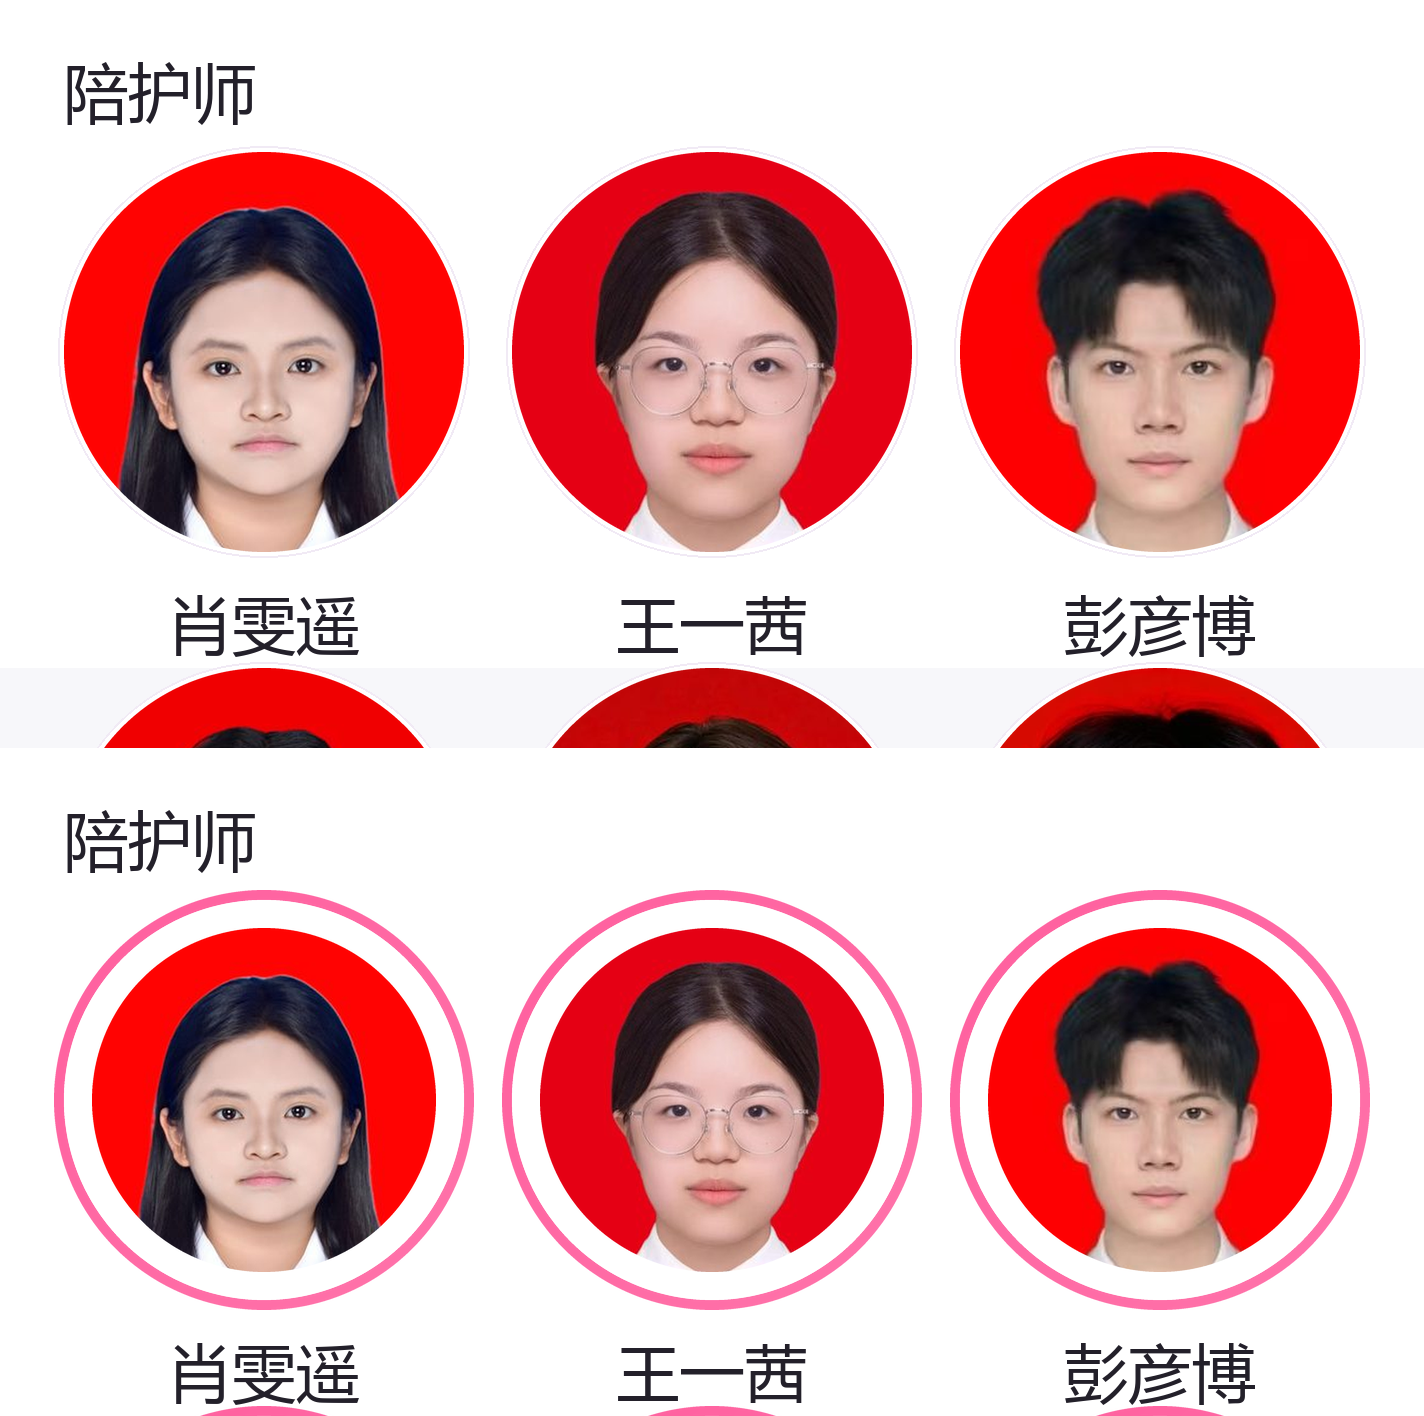

This chart was generated by the following Python code:
# -*- coding: utf-8 -*-
"""渲染首页「陪护师」区块的高保真对照图：A=纯白边圆框(现状)  B=主题渐变环
只生成对照图，不修改任何线上资源。
"""
import os
from PIL import Image, ImageDraw, ImageFont

SRC = r'D:\yxy\wx_project1\assets\images\nurses'
OUT = r'D:\yxy\wx_project1\mockups\_nurse_ring_mock.png'
ORDER = [u'肖雯遥', u'王一茜', u'彭彦博', u'方嘉倩', u'胡冰冰', u'谢远杰']

SCALE = 2               # 2 倍渲染，便于放大看细节
D = 200 * SCALE         # 圆形内容区直径（真机 200rpx）
GAP = 24 * SCALE        # 列间距（真机 24rpx）
PAD = 32 * SCALE        # 卡片左右内边距（真机 32rpx）
TITLE_H = 76 * SCALE    # 区块标题占位
LABEL_H = 58 * SCALE    # 名字行占位
COLS = 3

BG_CARD = (255, 255, 255)
BG_PAGE = (247, 247, 250)

FONT = ImageFont.truetype(r'C:\Windows\Fonts\msyh.ttc', 32 * SCALE)
FONT_SM = ImageFont.truetype(r'C:\Windows\Fonts\msyh.ttc', 26 * SCALE)


def load(name, d):
    """复刻真机 mode=widthFix 顶部对齐裁切"""
    im = Image.open(os.path.join(SRC, name + '.jpg')).convert('RGB')
    w, h = im.size
    nh = int(round(h * d / float(w)))
    im = im.resize((d, nh), Image.LANCZOS)
    return im.crop((0, 0, d, d)) if nh >= d else im


def circle_mask(d):
    big = Image.new('L', (d * 4, d * 4), 0)
    ImageDraw.Draw(big).ellipse((0, 0, d * 4 - 1, d * 4 - 1), fill=255)
    return big.resize((d, d), Image.LANCZOS)


def ring_mask(d, thick):
    """环形遮罩：外圆减内圆"""
    big = Image.new('L', (d * 4, d * 4), 0)
    dr = ImageDraw.Draw(big)
    dr.ellipse((0, 0, d * 4 - 1, d * 4 - 1), fill=255)
    inner = int(thick * 4)
    dr.ellipse((inner, inner, d * 4 - 1 - inner, d * 4 - 1 - inner), fill=0)
    return big.resize((d, d), Image.LANCZOS)


def grad(d, c1, c2):
    """135度线性渐变"""
    g = Image.new('RGB', (d, d))
    px = g.load()
    for y in range(d):
        for x in range(d):
            t = (x + y) / float(2 * d - 2)
            px[x, y] = (
                int(c1[0] + (c2[0] - c1[0]) * t),
                int(c1[1] + (c2[1] - c1[1]) * t),
                int(c1[2] + (c2[2] - c1[2]) * t),
            )
    return g


MASK = circle_mask(D)
RING_T = 5 * SCALE
RING_MASK = ring_mask(D + RING_T * 2, RING_T)
GRAD = grad(D + RING_T * 2, (255, 95, 158), (255, 116, 171))

row_w = PAD * 2 + D * COLS + GAP * (COLS - 1)
row_h = TITLE_H + D + LABEL_H
canvas = Image.new('RGB', (row_w, row_h * 2 + 40 * SCALE), BG_PAGE)
draw = ImageDraw.Draw(canvas, 'RGBA')


def render(y0, mode):
    # 卡片底
    draw.rectangle((0, y0, row_w, y0 + row_h - 1), fill=BG_CARD)
    # 区块标题
    draw.text((PAD, y0 + 24 * SCALE), u'陪护师', font=FONT, fill=(35, 32, 42))
    cy = y0 + TITLE_H
    for i, name in enumerate(ORDER):
        cx = PAD + i % COLS * (D + GAP)
        cyy = cy + i // COLS * (D + LABEL_H)
        im = load(name, D)
        if mode == 'ring':
            # 先贴渐变环
            ring_box = (cx - RING_T, cyy - RING_T)
            canvas.paste(GRAD, ring_box, RING_MASK)
            # 再贴白圈（内衬）
            white = Image.new('RGB', (D, D), (255, 255, 255))
            white_d = Image.new('L', (D * 4, D * 4), 0)
            ImageDraw.Draw(white_d).ellipse((0, 0, D * 4 - 1, D * 4 - 1), fill=255)
            wm = white_d.resize((D, D), Image.LANCZOS)
            canvas.paste(white, (cx, cyy), wm)
            inner = int(D * 0.07)
            canvas.paste(im.resize((D - inner * 2, D - inner * 2), Image.LANCZOS),
                         (cx + inner, cyy + inner),
                         circle_mask(D - inner * 2))
        else:
            # 现状：白边 + 淡描边
            draw.ellipse((cx - 3 * SCALE, cyy - 3 * SCALE, cx + D + 3 * SCALE - 1, cyy + D + 3 * SCALE - 1),
                         fill=(255, 255, 255), outline=(241, 234, 245), width=2)
            canvas.paste(im, (cx, cyy), MASK)
        # 名字
        bb = draw.textbbox((0, 0), name, font=FONT)
        tw = bb[2] - bb[0]
        draw.text((cx + D // 2 - tw // 2, cyy + D + 14 * SCALE), name, font=FONT, fill=(35, 32, 42))


render(0, 'plain')
render(row_h + 40 * SCALE, 'ring')
canvas.save(OUT, 'PNG')
print('saved %s %s' % (OUT, canvas.size))
